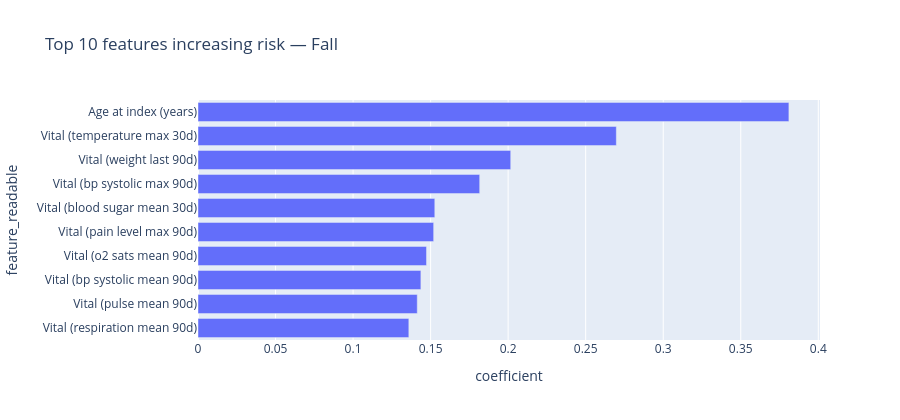
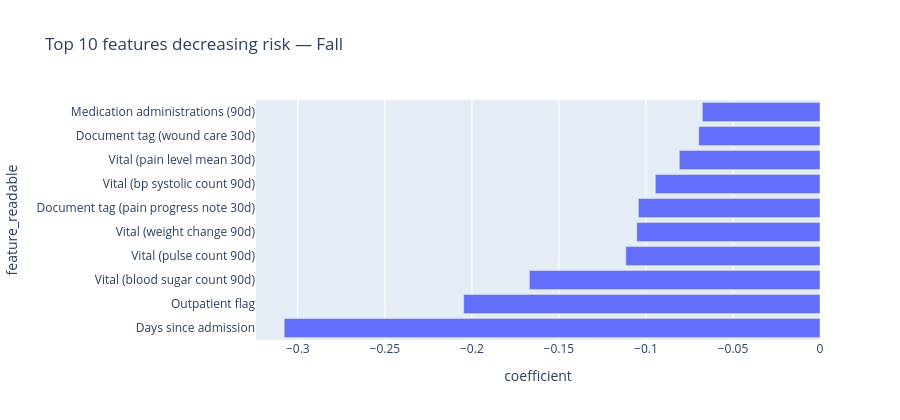
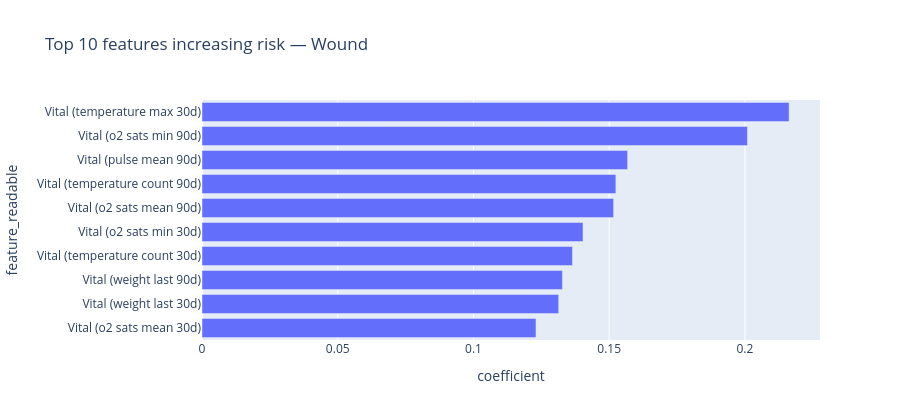
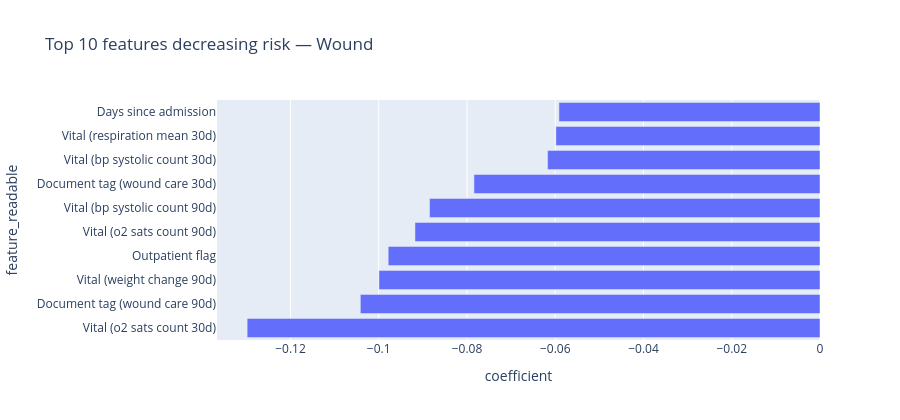

The notebook cell these images were saved under, in order:
### Code cell
def plot_top_features(incident_type, direction, n=10):
    sub = effects.loc[(effects['incident_type']==incident_type) & (effects['direction']==direction)]
    sub = sub.nlargest(n, 'abs_coefficient')
    title_dir = 'increasing' if direction == 'increases_risk' else 'decreasing'
    fig = px.bar(sub, x='coefficient', y='feature_readable', orientation='h',
        title=f'Top {n} features {title_dir} risk — {incident_type}')
    fig.update_layout(yaxis=dict(categoryorder='total ascending'), height=420)
    fig.show()

for lt in split_info['label_types']:
    plot_top_features(lt, 'increases_risk')
    plot_top_features(lt, 'decreases_risk')

### Figure 1 — Plotly figure (JSON) as saved in the notebook; plotly's stock layout.template omitted (floating-point values rounded to 4 significant figures)
{"data": [{"hovertemplate": "coefficient=%{x}<br>feature_readable=%{y}<extra></extra>", "legendgroup": "", "marker": {"color": "#636efa", "pattern": {"shape": ""}}, "name": "", "orientation": "h", "showlegend": false, "textposition": "auto", "type": "bar", "x": [0.381, 0.2698, 0.2017, 0.1817, 0.1527, 0.152, 0.1474, 0.1437, 0.1414, 0.136], "xaxis": "x", "y": ["Age at index (years)", "Vital (temperature max 30d)", "Vital (weight last 90d)", "Vital (bp systolic max 90d)", "Vital (blood sugar mean 30d)", "Vital (pain level max 90d)", "Vital (o2 sats mean 90d)", "Vital (bp systolic mean 90d)", "Vital (pulse mean 90d)", "Vital (respiration mean 90d)"], "yaxis": "y"}], "layout": {"barmode": "relative", "height": 420, "legend": {"tracegroupgap": 0}, "title": {"text": "Top 10 features increasing risk — Fall"}, "xaxis": {"anchor": "y", "domain": [0, 1], "title": {"text": "coefficient"}}, "yaxis": {"anchor": "x", "categoryorder": "total ascending", "domain": [0, 1], "title": {"text": "feature_readable"}}}}

### Figure 2 — Plotly figure (JSON) as saved in the notebook; plotly's stock layout.template omitted (floating-point values rounded to 4 significant figures)
{"data": [{"hovertemplate": "coefficient=%{x}<br>feature_readable=%{y}<extra></extra>", "legendgroup": "", "marker": {"color": "#636efa", "pattern": {"shape": ""}}, "name": "", "orientation": "h", "showlegend": false, "textposition": "auto", "type": "bar", "x": [-0.3078, -0.2047, -0.167, -0.1116, -0.1053, -0.1044, -0.0946, -0.08081, -0.06968, -0.06763], "xaxis": "x", "y": ["Days since admission", "Outpatient flag", "Vital (blood sugar count 90d)", "Vital (pulse count 90d)", "Vital (weight change 90d)", "Document tag (pain progress note 30d)", "Vital (bp systolic count 90d)", "Vital (pain level mean 30d)", "Document tag (wound care 30d)", "Medication administrations (90d)"], "yaxis": "y"}], "layout": {"barmode": "relative", "height": 420, "legend": {"tracegroupgap": 0}, "title": {"text": "Top 10 features decreasing risk — Fall"}, "xaxis": {"anchor": "y", "domain": [0, 1], "title": {"text": "coefficient"}}, "yaxis": {"anchor": "x", "categoryorder": "total ascending", "domain": [0, 1], "title": {"text": "feature_readable"}}}}

### Figure 3 — Plotly figure (JSON) as saved in the notebook; plotly's stock layout.template omitted (floating-point values rounded to 4 significant figures)
{"data": [{"hovertemplate": "coefficient=%{x}<br>feature_readable=%{y}<extra></extra>", "legendgroup": "", "marker": {"color": "#636efa", "pattern": {"shape": ""}}, "name": "", "orientation": "h", "showlegend": false, "textposition": "auto", "type": "bar", "x": [0.2163, 0.2009, 0.1568, 0.1524, 0.1516, 0.1404, 0.1365, 0.1328, 0.1314, 0.123], "xaxis": "x", "y": ["Vital (temperature max 30d)", "Vital (o2 sats min 90d)", "Vital (pulse mean 90d)", "Vital (temperature count 90d)", "Vital (o2 sats mean 90d)", "Vital (o2 sats min 30d)", "Vital (temperature count 30d)", "Vital (weight last 90d)", "Vital (weight last 30d)", "Vital (o2 sats mean 30d)"], "yaxis": "y"}], "layout": {"barmode": "relative", "height": 420, "legend": {"tracegroupgap": 0}, "title": {"text": "Top 10 features increasing risk — Wound"}, "xaxis": {"anchor": "y", "domain": [0, 1], "title": {"text": "coefficient"}}, "yaxis": {"anchor": "x", "categoryorder": "total ascending", "domain": [0, 1], "title": {"text": "feature_readable"}}}}

### Figure 4 — Plotly figure (JSON) as saved in the notebook; plotly's stock layout.template omitted (floating-point values rounded to 4 significant figures)
{"data": [{"hovertemplate": "coefficient=%{x}<br>feature_readable=%{y}<extra></extra>", "legendgroup": "", "marker": {"color": "#636efa", "pattern": {"shape": ""}}, "name": "", "orientation": "h", "showlegend": false, "textposition": "auto", "type": "bar", "x": [-0.1298, -0.1042, -0.09994, -0.09785, -0.09179, -0.08849, -0.07842, -0.06173, -0.05986, -0.05916], "xaxis": "x", "y": ["Vital (o2 sats count 30d)", "Document tag (wound care 90d)", "Vital (weight change 90d)", "Outpatient flag", "Vital (o2 sats count 90d)", "Vital (bp systolic count 90d)", "Document tag (wound care 30d)", "Vital (bp systolic count 30d)", "Vital (respiration mean 30d)", "Days since admission"], "yaxis": "y"}], "layout": {"barmode": "relative", "height": 420, "legend": {"tracegroupgap": 0}, "title": {"text": "Top 10 features decreasing risk — Wound"}, "xaxis": {"anchor": "y", "domain": [0, 1], "title": {"text": "coefficient"}}, "yaxis": {"anchor": "x", "categoryorder": "total ascending", "domain": [0, 1], "title": {"text": "feature_readable"}}}}
